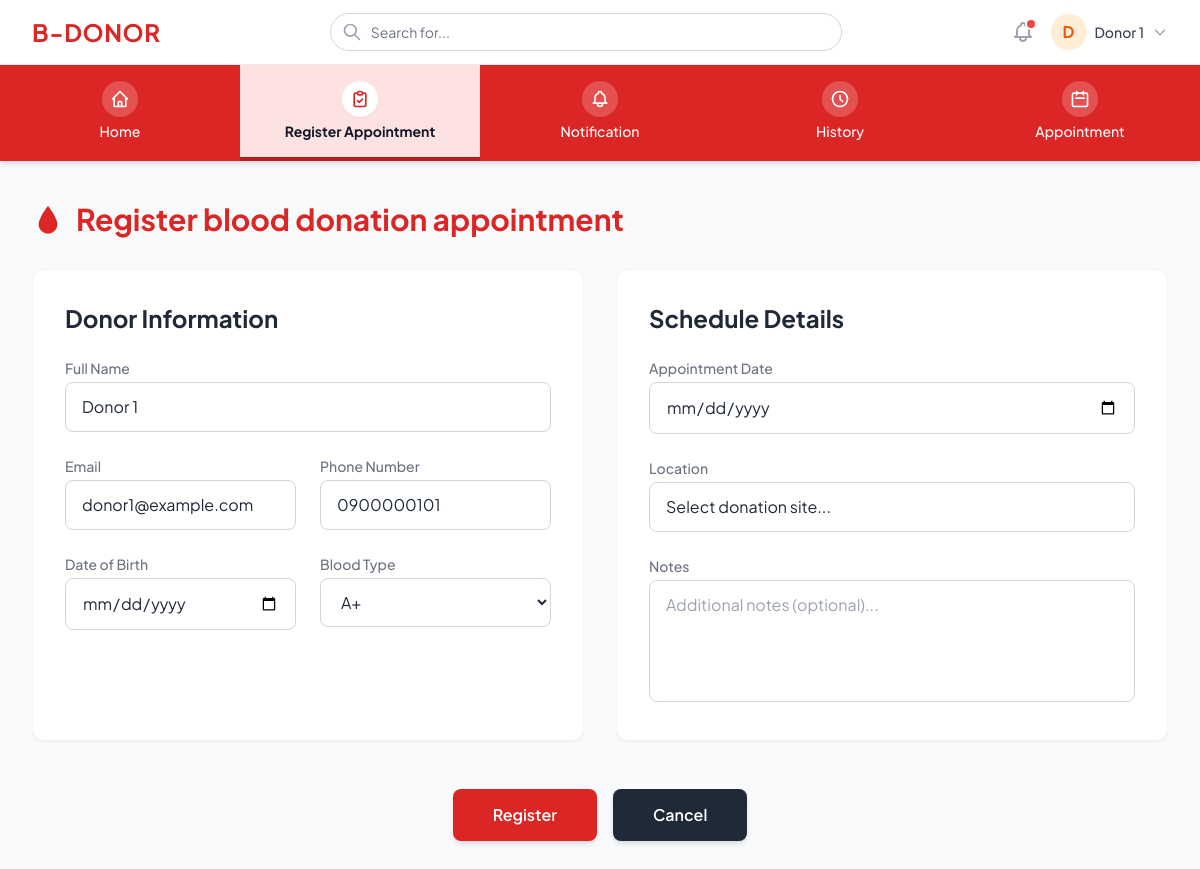
Screenshot of /donor-donation.php (signed in) with the database file from the repository.
### tables this page shows
CREATE TABLE `users` (
  `id` int(11) NOT NULL,
  `username` varchar(191) NOT NULL,
  `password_hash` varchar(255) NOT NULL,
  `name` varchar(191) DEFAULT NULL,
  `email` varchar(191) DEFAULT NULL,
  `avatarUrl` varchar(255) DEFAULT NULL,
  `role` enum('Admin','Donor','Doctor') NOT NULL DEFAULT 'Donor',
  `createdAt` datetime NOT NULL DEFAULT current_timestamp(),
  `updatedAt` datetime NOT NULL DEFAULT current_timestamp() ON UPDATE current_timestamp(),
  `reset_token` varchar(191) DEFAULT NULL,
  `reset_token_expiry` datetime DEFAULT NULL
);

CREATE TABLE `donor_profiles` (
  `id` int(11) NOT NULL,
  `userId` int(11) NOT NULL,
  `phone` varchar(50) DEFAULT NULL,
  `dateOfBirth` datetime DEFAULT NULL,
  `address` varchar(255) DEFAULT NULL,
  `gender` enum('Male','Female','Other') DEFAULT NULL,
  `bloodType` enum('A','B','AB','O') DEFAULT NULL,
  `rhType` enum('Positive','Negative') DEFAULT NULL,
  `medicalHistory` text DEFAULT NULL,
  `updatedAt` datetime NOT NULL DEFAULT current_timestamp() ON UPDATE current_timestamp()
);

### donor-donation.php (the view, shortened to what this page needs)
<?php
include 'connection.php';
$user_id = $_SESSION['user_id'];
$username = $_SESSION['username'];
$sql_info = "SELECT * FROM donor_profiles WHERE userId = $user_id";
$res_info = mysqli_query($link, $sql_info);
$donor_info = mysqli_fetch_assoc($res_info);
$res_u = mysqli_query($link, "SELECT email, name FROM users WHERE id = $user_id");
$row_u = mysqli_fetch_assoc($res_u);
$default_name = $row_u['name'] ?? $username;
$default_email = $row_u['email'] ?? '';
$default_phone = $donor_info['phone'] ?? '';
$default_dob = $donor_info['dateOfBirth'] ?? '';
$default_blood = ($donor_info['bloodType'] ?? '') . ($donor_info['rhType'] == 'Positive' ? '+' : ($donor_info['rhType'] == 'Negative' ? '-' : ''));
?>
<!DOCTYPE html>
<html lang="en">
<head>
    <script src="https://cdn.tailwindcss.com"></script>
</head>
<body class="bg-gray-50 text-gray-800 font-sans min-h-screen flex flex-col">
    <header class="bg-white border-b border-gray-200 sticky top-0 z-50">
        <div class="max-w-7xl mx-auto px-4 sm:px-6 lg:px-8">
            <div class="flex justify-between items-center h-16 gap-8">
                <div class="flex-shrink-0 flex items-center gap-2">
                    <a href="donor-home.php" class="text-2xl font-bold text-brand tracking-wide uppercase">B-DONOR</a>
                </div>
                <div class="hidden md:flex flex-1 max-w-lg">
                    <div class="relative w-full">
                        <span class="absolute inset-y-0 left-0 pl-3 flex items-center pointer-events-none text-gray-400">
                        </span>
                        <input type="text" class="block w-full pl-10 pr-3 py-2 border border-gray-300 rounded-full leading-5 bg-white placeholder-gray-500 focus:outline-none focus:placeholder-gray-400 focus:ring-1 focus:ring-brand focus:border-brand sm:text-sm" placeholder="Search for...">
                    </div>
                </div>
                <div class="flex items-center gap-4">
                    <button class="text-gray-400 hover:text-gray-600 relative">
                        <span class="absolute top-0 right-0 block h-2 w-2 rounded-full bg-red-500 ring-2 ring-white"></span>
                    </button>
                    <div class="relative">
                        <button id="user-menu-btn" class="flex items-center gap-2 cursor-pointer focus:outline-none">
                            <div class="h-9 w-9 rounded-full bg-orange-100 flex items-center justify-center text-orange-600 font-bold">
                                <?php echo strtoupper(substr($username, 0, 1)); ?>
                            </div>
                            <span class="text-sm font-medium text-gray-700"><?php echo htmlspecialchars($default_name); ?></span>
                            <svg id="user-menu-arrow" class="h-4 w-4 text-gray-400 transition-transform duration-200" fill="none" stroke="currentColor" viewBox="0 0 24 24"><path stroke-linecap="round" stroke-linejoin="round" stroke-width="2" d="M19 9l-7 7-7-7"/></svg>
                        </button>
                    </div>
                </div>
            </div>
        </div>
    </header>
    <nav class="bg-brand text-white shadow-md">
        <div class="max-w-7xl mx-auto">
            <div class="grid grid-cols-5 text-center">
                <a href="donor-home.php" class="py-4 hover:bg-brand-dark transition group flex flex-col items-center gap-1">
                    <div class="bg-white/20 p-2 rounded-full group-hover:bg-white/30"><svg class="w-5 h-5" fill="none" stroke="currentColor" viewBox="0 0 24 24"><path stroke-linecap="round" stroke-linejoin="round" stroke-width="2" d="M3 12l2-2m0 0l7-7 7 7M5 10v10a1 1 0 001 1h3m10-11l2 2m-2-2v10a1 1 0 01-1 1h-3m-6 0a1 1 0 001-1v-4a1 1 0 011-1h2a1 1 0 011 1v4a1 1 0 001 1m-6 0h6"/></svg></div>
                    <span class="text-sm font-medium">Home</span>
                </a>
                <a href="donor-donation.php" class="py-4 bg-nav-active border-b-4 border-brand-dark flex flex-col items-center gap-1">
                    <div class="bg-white text-brand p-2 rounded-full shadow-sm"><svg class="w-5 h-5" fill="none" stroke="currentColor" viewBox="0 0 24 24"><path stroke-linecap="round" stroke-linejoin="round" stroke-width="2" d="M9 5H7a2 2 0 00-2 2v12a2 2 0 002 2h10a2 2 0 002-2V7a2 2 0 00-2-2h-2M9 5a2 2 0 002 2h2a2 2 0 002-2M9 5a2 2 0 012-2h2a2 2 0 012 2m-6 9l2 2 4-4"/></svg></div>
                    <span class="text-sm font-bold text-gray-900">Register Appointment</span>
                </a>
                <a href="donor-notification.php" class="py-4 hover:bg-brand-dark transition group flex flex-col items-center gap-1">
                    <div class="bg-white/20 p-2 rounded-full group-hover:bg-white/30"></div>
                    <span class="text-sm font-medium">Notification</span>
                </a>
                <a href="donor-history.php" class="py-4 hover:bg-brand-dark transition group flex flex-col items-center gap-1">
                    <div class="bg-white/20 p-2 rounded-full group-hover:bg-white/30"><svg class="w-5 h-5" fill="none" stroke="currentColor" viewBox="0 0 24 24"><path stroke-linecap="round" stroke-linejoin="round" stroke-width="2" d="M12 8v4l3 3m6-3a9 9 0 11-18 0 9 9 0 0118 0z"/></svg></div>
                    <span class="text-sm font-medium">History</span>
                </a>
                <a href="donor-appointments.php" class="py-4 hover:bg-brand-dark transition group flex flex-col items-center gap-1">
                    <div class="bg-white/20 p-2 rounded-full group-hover:bg-white/30"><svg class="w-5 h-5" fill="none" stroke="currentColor" viewBox="0 0 24 24"><path stroke-linecap="round" stroke-linejoin="round" stroke-width="2" d="M8 7V3m8 4V3m-9 8h10M5 21h14a2 2 0 002-2V7a2 2 0 00-2-2H5a2 2 0 00-2 2v12a2 2 0 002 2z"/></svg></div>
                    <span class="text-sm font-medium">Appointment</span>
                </a>
            </div>
        </div>
    </nav>
    <main class="flex-1 max-w-7xl w-full mx-auto px-4 sm:px-6 lg:px-8 py-10">
        <div class="flex items-center gap-3 mb-8">
            <svg class="w-8 h-8 text-brand" viewBox="0 0 24 24" fill="currentColor"><path d="M12 2C12 2 5 11 5 16C5 19.866 8.13401 23 12 23C15.866 23 19 19.866 19 16C19 11 12 2 12 2Z"/></svg>
            <h1 class="text-3xl font-bold text-brand">Register blood donation appointment</h1>
        </div>
        <form method="POST" class="grid grid-cols-1 lg:grid-cols-2 gap-8">
            <div class="bg-white rounded-xl shadow-sm p-8 border border-gray-100">
                <h2 class="text-2xl font-bold text-gray-800 mb-6">Donor Information</h2>
                <div class="space-y-6">
                    <div>
                        <label class="block text-sm font-medium text-gray-500 mb-1">Full Name</label>
                        <input type="text" name="fullname" value="<?php echo htmlspecialchars($default_name); ?>" class="w-full rounded-lg border border-gray-300 px-4 py-3 text-gray-800 focus:ring-2 focus:ring-brand focus:border-transparent outline-none bg-white" required>
                    </div>
                    <div class="grid grid-cols-2 gap-6">
                        <div>
                            <label class="block text-sm font-medium text-gray-500 mb-1">Email</label>
                            <input type="email" name="email" value="<?php echo htmlspecialchars($default_email); ?>" class="w-full rounded-lg border border-gray-300 px-4 py-3 text-gray-800 focus:ring-2 focus:ring-brand focus:border-transparent outline-none bg-white" required>
                        </div>
                        <div>
                            <label class="block text-sm font-medium text-gray-500 mb-1">Phone Number</label>
                            <input type="text" name="phone" value="<?php echo htmlspecialchars($default_phone); ?>" class="w-full rounded-lg border border-gray-300 px-4 py-3 text-gray-800 focus:ring-2 focus:ring-brand focus:border-transparent outline-none bg-white" required>
                        </div>
                    </div>
                    <div class="grid grid-cols-2 gap-6">
                        <div>
                            <label class="block text-sm font-medium text-gray-500 mb-1">Date of Birth</label>
                            <input type="date" name="dob" value="<?php echo htmlspecialchars($default_dob); ?>" class="w-full rounded-lg border border-gray-300 px-4 py-3 text-gray-800 focus:ring-2 focus:ring-brand focus:border-transparent outline-none bg-white">
                        </div>
                        <div>
                            <label class="block text-sm font-medium text-gray-500 mb-1">Blood Type</label>
                            <select name="blood_group" class="w-full rounded-lg border border-gray-300 px-4 py-3 text-gray-800 focus:ring-2 focus:ring-brand focus:border-transparent outline-none bg-white">
                                <option value="A+" <?php echo $default_blood == 'A+' ? 'selected' : ''; ?>>A+</option>
                            </select>
                        </div>
                    </div>
                </div>
            </div>
            <div class="bg-white rounded-xl shadow-sm p-8 border border-gray-100">
                <h2 class="text-2xl font-bold text-gray-800 mb-6">Schedule Details</h2>
                <div class="space-y-6">
                    <div>
                        <label class="block text-sm font-medium text-gray-500 mb-1">Appointment Date</label>
                        <div class="relative">
                            <input type="date" name="appointment_date" class="w-full rounded-lg border border-gray-300 px-4 py-3 text-gray-800 focus:ring-2 focus:ring-brand focus:border-transparent outline-none cursor-pointer" required>
                        </div>
                    </div>
                    <div>
                        <label class="block text-sm font-medium text-gray-500 mb-1">Location</label>
                        <select name="location" class="w-full rounded-lg border border-gray-300 px-4 py-3 text-gray-800 focus:ring-2 focus:ring-brand focus:border-transparent outline-none bg-white appearance-none" required>
                            <option value="">Select donation site...</option>
                        </select>
                    </div>
                    <div>
                        <label class="block text-sm font-medium text-gray-500 mb-1">Notes</label>
                        <textarea name="notes" rows="4" class="w-full rounded-lg border border-gray-300 px-4 py-3 text-gray-800 focus:ring-2 focus:ring-brand focus:border-transparent outline-none resize-none" placeholder="Additional notes (optional)..."></textarea>
                    </div>
                </div>
            </div>
            <div class="lg:col-span-2 flex justify-center gap-4 mt-4">
                <button type="submit" class="bg-brand hover:bg-red-700 text-white px-10 py-3.5 rounded-lg font-semibold shadow-md transition w-full sm:w-auto">Register</button>
                <button type="reset" class="bg-gray-800 hover:bg-gray-900 text-white px-10 py-3.5 rounded-lg font-semibold shadow-md transition w-full sm:w-auto">Cancel</button>
            </div>
        </form>
    </main>
</body>
</html>

### rows the page displays
users: name "Donor 1", fullname "Donor 1", email "donor1@example.com"
donor_profiles: phone "0900000101", blood_group "A+"

### other values shown
substr($username, 0, 1) "D"
